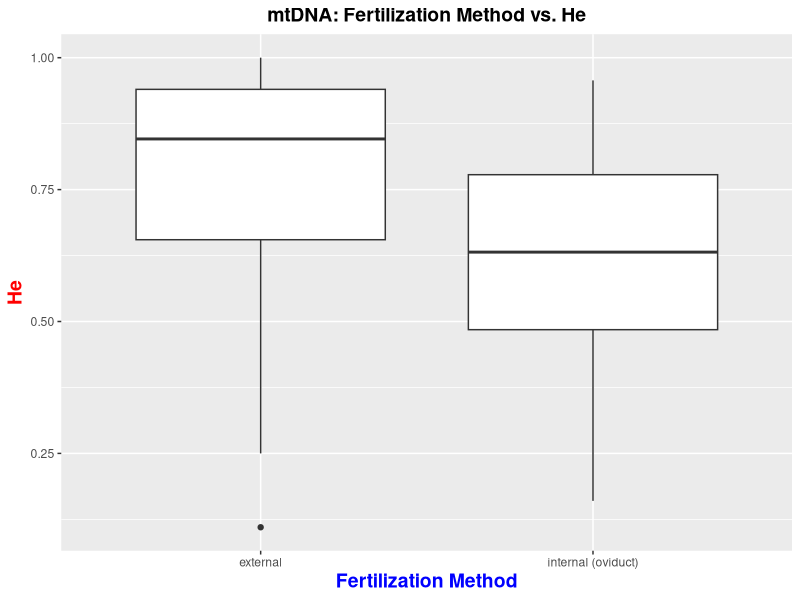
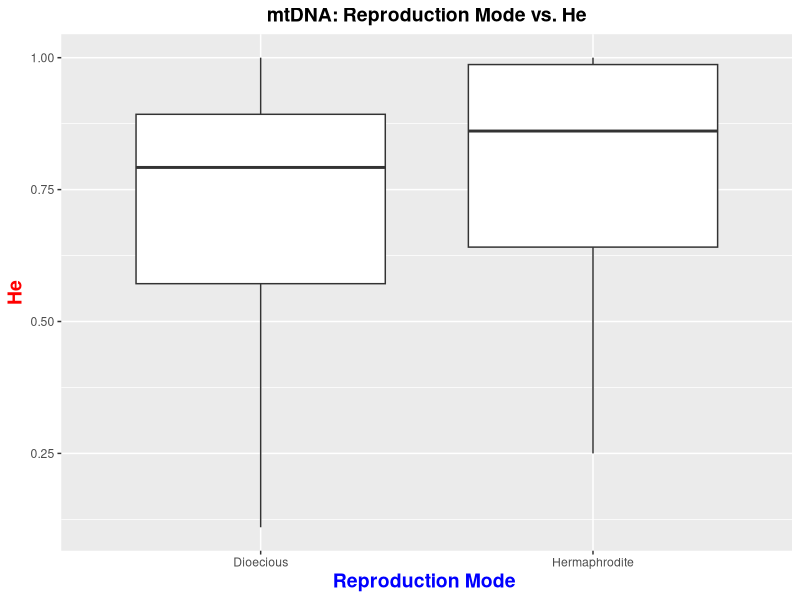
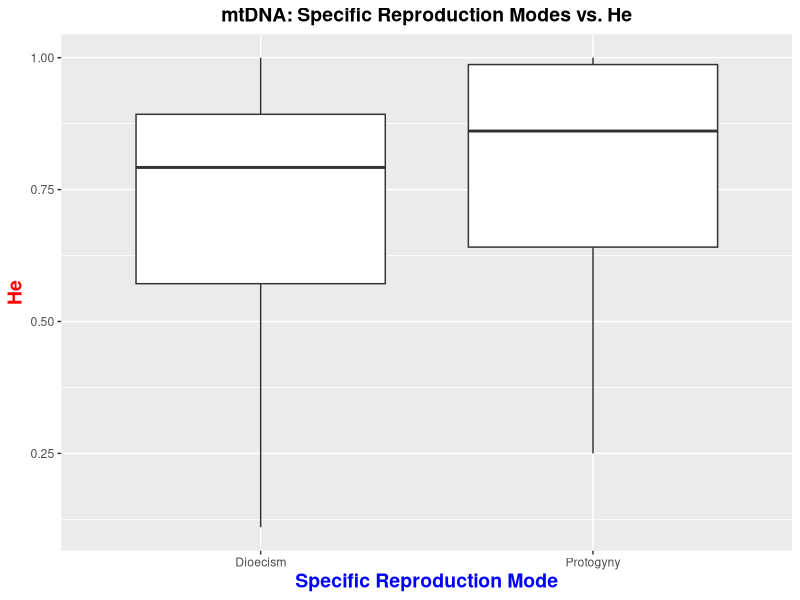
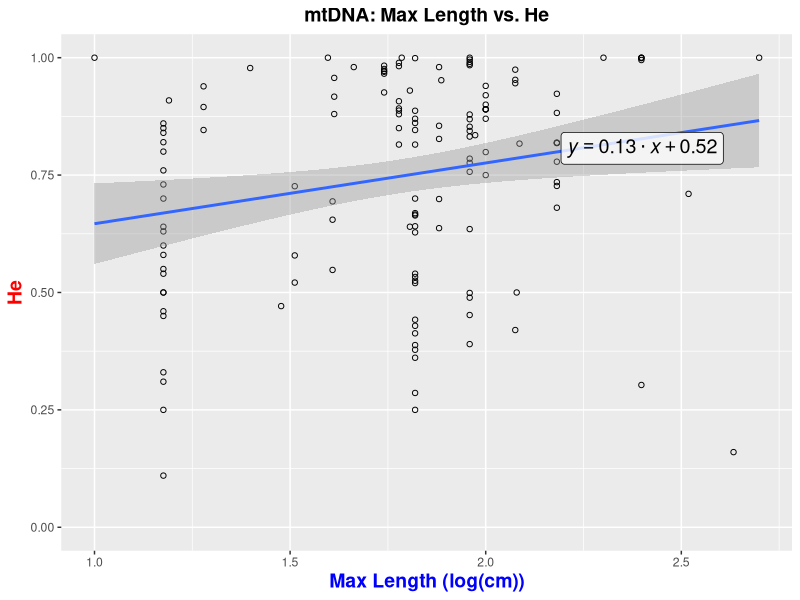
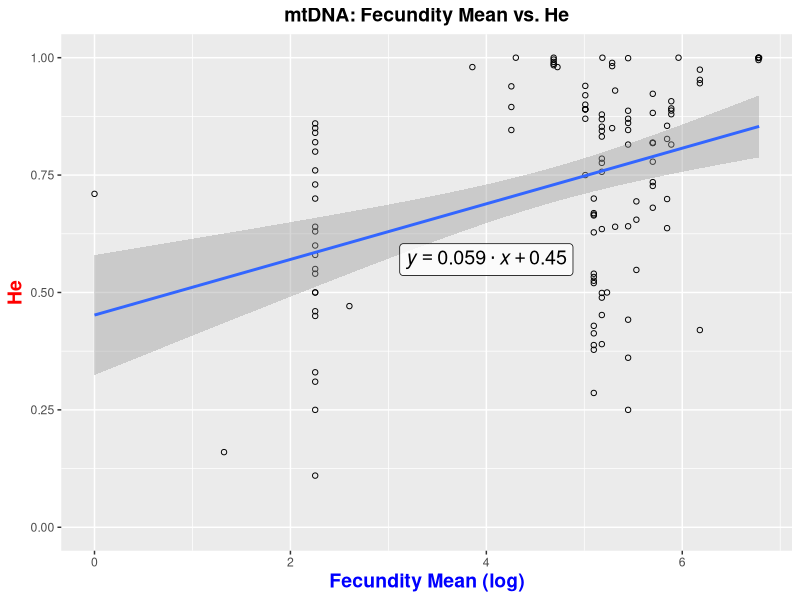
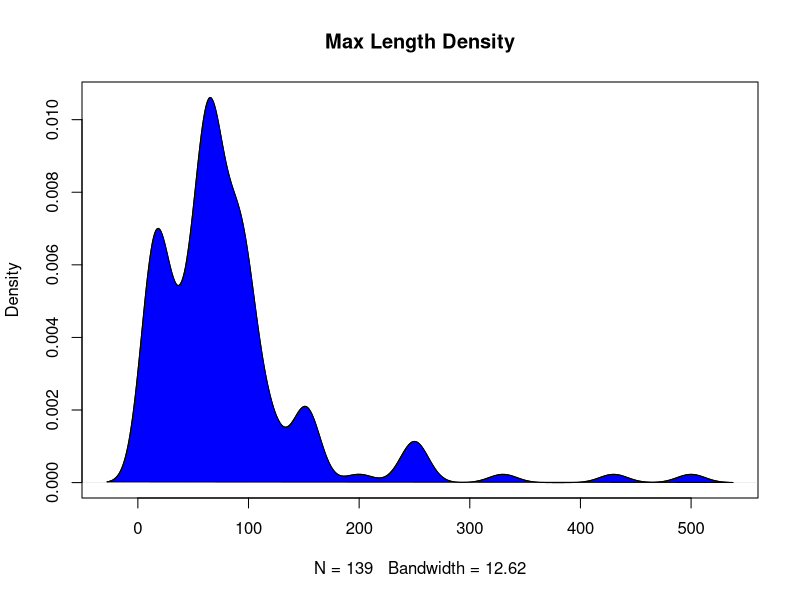
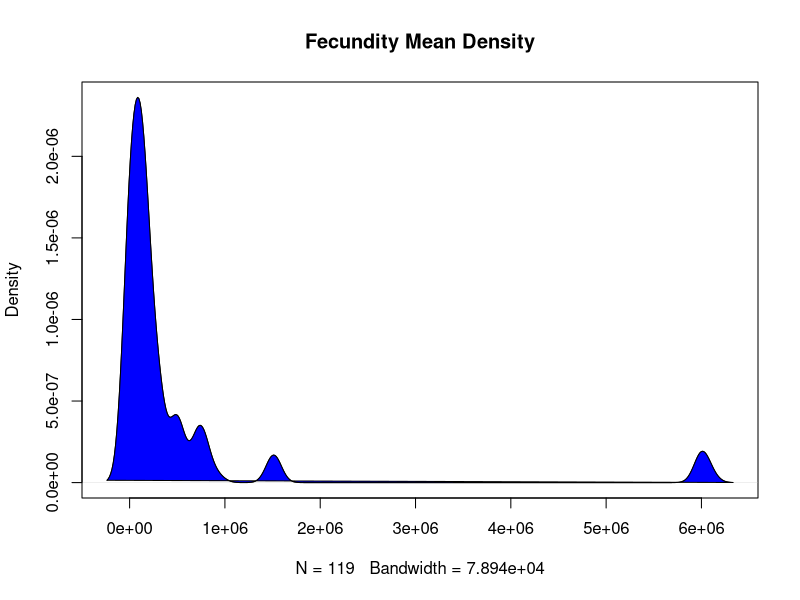
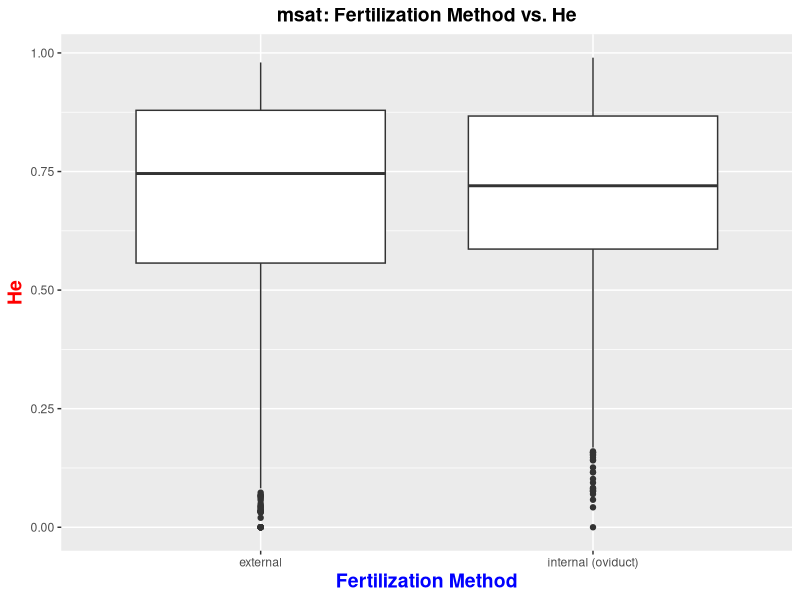

Reproduce these figures in R, in order. (Note: this script raises an error after producing the figures.)
################################################### Script for Analyzing Data  ########################################################

#analyzes mtDNA & msat datasets

##########################################################################################################################################

######### Set-up #########

#clear environment
remove(list = ls())

#load libraries
library(tidyverse)
library(dplyr)

#read in data
mtdna_data <- read.csv("mtdna_full_US_data.csv", stringsAsFactors = FALSE) #read in 
msat_data <- read.csv("msat_full_US_data.csv", stringsAsFactors = FALSE) #read in 

############### mtDNA data set ############### 

#####Box Plots: Character Data#####

#Fertilization#

mtdna_data$final_fertilization <- NA #create new column to categorize fertilization methods

mtdna_data$final_fertilization [mtdna_data$fertilization =="external"]  <- "external"
mtdna_data$final_fertilization [mtdna_data$fertilization =="internal (oviduct)"] <- "internal (oviduct)"
mtdna_data$final_fertilization [mtdna_data$fertilization =="in brood pouch or similar structure"] <- "internal (oviduct)" #convert "in brood pouch or similar structure" to internal fertilization

mtdna_final_fertilization_He_no.na <- mtdna_data[!is.na(mtdna_data$final_fertilization) & !is.na(mtdna_data$He),] #create new table that excludes NA's from columns of interest

theme_update(plot.title = element_text(hjust = 0.5), plot.subtitle = element_text(hjust = 0.5)) #centered plot title

ggplot(mtdna_final_fertilization_He_no.na) + geom_boxplot(aes(x = final_fertilization, y = He)) + #final fertilization & He box plot
  ggtitle("mtDNA: Fertilization Method vs. He") + #add plot title
  xlab("Fertilization Method") + ylab("He") + #add axis labels
  theme(                                 #specify characteristics of the plot 
    plot.title = element_text(size=14, face="bold"), 
    axis.title.x = element_text(color="blue", size=14, face="bold"),
    axis.title.y = element_text(color="red", size=14, face="bold"))

#Reproduction Mode#

#combine protandry, protogyny, and true hermaphroditism into "Hermpahrodites"

mtdna_data$final_reproductionmode <- NA #create new column to categorize reproduction mode

mtdna_data$final_reproductionmode  [mtdna_data$reproductionmode =="dioecism"]  <- "Dioecious"
mtdna_data$final_reproductionmode  [mtdna_data$reproductionmode =="protogyny"] <- "Hermaphrodite" #for protogyny, label as "Hermpahrodites"
mtdna_data$final_reproductionmode  [mtdna_data$reproductionmode =="protandry"] <- "Hermaphrodite" #for protandry, label as "Hermpahrodites"
mtdna_data$final_reproductionmode  [mtdna_data$reproductionmode =="true hermaphroditism"] <- "Hermaphrodite" #for true hermaphroditism, label as "Hermpahrodites"

mtdna_final_reproductionmode_He_no.na <- mtdna_data[!is.na(mtdna_data$final_reproductionmode ) & !is.na(mtdna_data$He),] #create new table that excludes NA's from columns of interest

ggplot(mtdna_final_reproductionmode_He_no.na ) + geom_boxplot(aes(x = final_reproductionmode , y = He)) + #final reproduction mode & He box plot
  ggtitle("mtDNA: Reproduction Mode vs. He") + #add plot title
  xlab("Reproduction Mode ") + ylab("He") + #add axis labels
  theme(                                 #specify characteristics of the plot 
    plot.title = element_text(size=14, face="bold"), 
    axis.title.x = element_text(color="blue", size=14, face="bold"),
    axis.title.y = element_text(color="red", size=14, face="bold"))

#Specific Reproduction Modes#

mtdna_data$specific.repro_mode <- NA #create new column to categorize hermaphrodite type

mtdna_data$specific.repro_mode  [mtdna_data$reproductionmode =="dioecism"]  <- "Dioecism"
mtdna_data$specific.repro_mode  [mtdna_data$reproductionmode =="protogyny"] <- "Protogyny"
mtdna_data$specific.repro_mode  [mtdna_data$reproductionmode =="protandry"] <- "Protandry"
mtdna_data$specific.repro_mode  [mtdna_data$reproductionmode =="true hermaphroditism"] <- "True Hermaphroditism"

mtdna_reproduction_type_He_no.na <- mtdna_data[!is.na(mtdna_data$specific.repro_mode ) & !is.na(mtdna_data$He),] #create new table that excludes NA's from columns of interest

ggplot(mtdna_reproduction_type_He_no.na ) + geom_boxplot(aes(x = specific.repro_mode , y = He)) + #hermaphrodite type mode & He box plot
  ggtitle("mtDNA: Specific Reproduction Modes vs. He") + #add plot title
  xlab("Specific Reproduction Mode") + ylab("He") + #add axis labels
  theme(                                 #specify characteristics of the plot 
    plot.title = element_text(size=14, face="bold"), 
    axis.title.x = element_text(color="blue", size=14, face="bold"),
    axis.title.y = element_text(color="red", size=14, face="bold"))

#####Scatter Plots: Numerical Data#####

#Max Length#

#w/ Rhincodon typus outlier
mtdna_maxlength_He_no.na <- mtdna_data[!is.na(mtdna_data$maxlength) & !is.na(mtdna_data$He),] #create new table that excludes NA's from columns of interest

mtdna_maxlength_He_no.na$logtransform.maxlength <- NA #add column to do a log transformation for max length

for (i in 1:nrow(mtdna_maxlength_He_no.na)) { #get log transformation data
  cat(paste(i, " ", sep = ''))
  mtdna_maxlength_He_no.na$logtransform.maxlength <- log10(mtdna_maxlength_He_no.na$maxlength)
}

lm_eqn = function(x, y, df){ #set up formula for regression line equation
  m <- lm(y ~ x, df);
  eq <- substitute(italic(y) == b %.% italic(x) + a,
                   list(a = format(coef(m)[[1]], digits = 2), 
                        b = format(coef(m)[[2]], digits = 2)))
  as.character(as.expression(eq));                 
}

ggplot(mtdna_maxlength_He_no.na, aes(x=logtransform.maxlength, y = He)) + #max length & He scatter plot
  geom_point(shape=1) +    # Use hollow circles
  geom_smooth(method=lm,   # Add linear regression line
              se=TRUE, formula = y ~ x) +
  ylim(0,1)+                              #create limits
  coord_cartesian(ylim = c(0, 1)) +
  ggtitle("mtDNA: Max Length vs. He") + #add plot title
  xlab("Max Length (log(cm))") + ylab("He") + #add axis labels
  theme(                                 #specify characteristics of the plot 
    plot.title = element_text(size=14, face="bold"),
    axis.title.x = element_text(color="blue", size=14, face="bold"),
    axis.title.y = element_text(color="red", size=14, face="bold"))+
  annotate(geom="label", x = 2.4, y = .807, label = lm_eqn(mtdna_maxlength_He_no.na$logtransform.maxlength, mtdna_maxlength_He_no.na$He, mtdna_maxlength_He_no.na), 
           color="black", size = 5, parse=TRUE, alpha=0.80)  #add regression line equation

#w/out Rhincodon typus outlier
#mtdna_maxlength_He_no.na_nowhaleshark <- mtdna_maxlength_He_no.na[!(mtdna_maxlength_He_no.na$spp=="Rhincodon typus"),] #exclude Rhincodon typus

#mtdna_maxlength_He_no.na_nowhaleshark$logtransform.maxlength_noRT <- NA #add column to do a log transformation for max length

#for (i in 1:nrow(mtdna_maxlength_He_no.na_nowhaleshark)) { #get log transformation data
 # cat(paste(i, " ", sep = ''))
  #mtdna_maxlength_He_no.na_nowhaleshark$logtransform.maxlength_noRT <- log10(mtdna_maxlength_He_no.na_nowhaleshark$maxlength)
#}

#ggplot(mtdna_maxlength_He_no.na_nowhaleshark, aes(x= logtransform.maxlength_noRT, y= He)) + #max length & He scatter plot
 # geom_point(shape=1) +    # Use hollow circles
  #geom_smooth(method=lm,   # Add linear regression line
   #           se=TRUE) +
 # ylim(0,1)+                              #create limits
  #coord_cartesian(ylim = c(0, 1)) +
  #ggtitle("mtDNA: Max Length vs. He", subtitle= "(no Rhincodon typus)") + #add plot title
 # xlab("Max Length (loc(cm))") + ylab("He") + #add axis labels
  #theme(                                 #specify characteristics of the plot 
  #  plot.title = element_text(size=14, face="bold"),
   # axis.title.x = element_text(color="blue", size=14, face="bold"),
  #  axis.title.y = element_text(color="red", size=14, face="bold"))+
 # annotate(geom="label", x = 1.5, y = 0.65, label = lm_eqn(mtdna_maxlength_He_no.na_nowhaleshark$logtransform.maxlength_noRT, mtdna_maxlength_He_no.na_nowhaleshark$He, mtdna_maxlength_He_no.na_nowhaleshark), 
  #         color="black", size = 5, parse=TRUE, alpha=0.80) #add regression line equation

#Fecundity Mean#
 mtdna_fecundity_He_no.na <- mtdna_data[!is.na(mtdna_data$fecundity_mean) & !is.na(mtdna_data$He),] #create new table that excludes NA's from columns of interest
 
mtdna_fecundity_He_no.na$logtransform.fecundity <- NA #add column to do a log transformation for fecundity mean

for (i in 1:nrow(mtdna_fecundity_He_no.na)) { #get log transformation data
  cat(paste(i, " ", sep = ''))
  mtdna_fecundity_He_no.na$logtransform.fecundity <- log10(mtdna_fecundity_He_no.na$fecundity_mean)
}

ggplot(mtdna_fecundity_He_no.na, aes(x= logtransform.fecundity, y= He)) + #fecundity mean & He scatter plot
  geom_point(shape=1) +    # Use hollow circles
  geom_smooth(method=lm,   # Add linear regression line
              se=TRUE) +
  ylim(0,1)+                              #create limits
  coord_cartesian(ylim = c(0, 1)) +
  ggtitle("mtDNA: Fecundity Mean vs. He") + #add plot title
  xlab("Fecundity Mean (log)") + ylab("He") + #add axis labels
  theme(                                 #specify characteristics of the plot 
    plot.title = element_text(size=14, face="bold"),
    axis.title.x = element_text(color="blue", size=14, face="bold"),
    axis.title.y = element_text(color="red", size=14, face="bold"))+
  annotate(geom="label", x = 4, y = 0.57, label = lm_eqn(mtdna_fecundity_He_no.na$logtransform.fecundity, mtdna_fecundity_He_no.na$He, mtdna_fecundity_He_no.na), 
           color="black", size = 5, parse=TRUE, alpha=0.80) #add regression line equation


#####Density Plots: Numerical Data#####

#Max Length#
plot(density(mtdna_maxlength_He_no.na$maxlength), main="Max Length Density") #create density plot for max length
polygon(density(mtdna_maxlength_He_no.na$maxlength), main="Max Length Density", col="blue") #specify characteristics of plot

#Fecundity Mean#
plot(density(mtdna_fecundity_He_no.na$fecundity_mean), main="Fecundity Mean Density") #create density plot for fecundity mean
polygon(density(mtdna_fecundity_He_no.na$fecundity_mean), main="Fecundity Mean Density", col="blue") #specify characteristics of plot

#####T-Tests: Character Data#####

#Fertilization#

external.mtdna <- mtdna_final_fertilization_He_no.na$He[mtdna_final_fertilization_He_no.na$final_fertilization=="external"] #create vector for one aspect of t-test
internal.mtdna <- mtdna_final_fertilization_He_no.na$He[mtdna_final_fertilization_He_no.na$final_fertilization=="internal (oviduct)"] #create vector

fertilization_ttest.mtdna <- t.test(external.mtdna, internal.mtdna, var.equal=TRUE) #combine created vectors & perform t-test

#Reproduction Mode#

dioecism.mtdna <- mtdna_final_reproductionmode_He_no.na$He[mtdna_final_reproductionmode_He_no.na$final_reproductionmode=="Dioecious"] #create vector for one aspect of t-test
hermaphrodite.mtdna <- mtdna_final_reproductionmode_He_no.na$He[mtdna_final_reproductionmode_He_no.na$final_reproductionmode=="Hermaphrodite"] #create vector

reproductionmode_ttest.mtdna <- t.test(dioecism.mtdna, hermaphrodite.mtdna, var.equal=TRUE) #combine created vectors & perform t-test

#Specific Reproduction Modes: ANOVA TEST#

specific.repro_modeanovamtdna <- aov(He ~ specific.repro_mode, data = mtdna_reproduction_type_He_no.na) #perform anova test

#####Wilcoxon Tests: Numerical Data#####

#Max Length#
wilcox.test( mtdna_maxlength_He_no.na[ ,'maxlength'] , mtdna_maxlength_He_no.na[ , 'He'], paired=T) #run Wilcoxon test on max length & He


#Fecundity Mean#
wilcox.test( mtdna_fecundity_He_no.na[ ,'fecundity_mean'] , mtdna_fecundity_He_no.na[ , 'He'], paired=T) #run Wilcoxon test on max length & He

#####Shapiro-Wilk Tests: Numerical Data#####

#Max Length#
shapiro.test(mtdna_maxlength_He_no.na$maxlength) #run Shapiro-Wilk test on max length & He

#Fecundity Mean#
shapiro.test(mtdna_fecundity_He_no.na$fecundity_mean) #run Shapiro-Wilk test on max length & He


####################################################################################

############### msat Data Set ############### 

#####Box Plots: Character Data#####

#Fertilization#
msat_data$final_fertilization <- NA #create new column to categorize fertilization methods

msat_data$final_fertilization [msat_data$fertilization =="external"]  <- "external"
msat_data$final_fertilization [msat_data$fertilization =="internal (oviduct)"] <- "internal (oviduct)"
msat_data$final_fertilization [msat_data$fertilization =="in brood pouch or similar structure"] <- "internal (oviduct)" #convert "in brood pouch or similar structure" to internal fertilization

msat_final_fertilization_He_no.na <- msat_data[!is.na(msat_data$final_fertilization) & !is.na(msat_data$He),] #create new table that excludes NA's from columns of interest

ggplot(msat_final_fertilization_He_no.na) + geom_boxplot(aes(x = final_fertilization, y = He)) + #final fertilization & He box plot
ggtitle("msat: Fertilization Method vs. He") + #add plot title
  xlab("Fertilization Method") + ylab("He") + #add axis labels
  theme(                                 #specifying characteristics of the plot 
    plot.title = element_text(size=14, face="bold"),
    axis.title.x = element_text(color="blue", size=14, face="bold"),
    axis.title.y = element_text(color="red", size=14, face="bold"))

#Reproduction Mode#
msat_data$final_reproductionmode <- NA #create new column to categorize reproduction mode

msat_data$final_reproductionmode  [msat_data$reproductionmode =="dioecism"]  <- "Dioecious"
msat_data$final_reproductionmode  [msat_data$reproductionmode =="protogyny"] <- "Hermaphrodite" #for protogyny, label as "Hermpahrodites"
msat_data$final_reproductionmode  [msat_data$reproductionmode =="protandry"] <- "Hermaphrodite" #for protandry, label as "Hermpahrodites"
msat_data$final_reproductionmode  [msat_data$reproductionmode =="true hermaphroditism"] <- "Hermaphrodite" #for true hermaphroditism, label as "Hermpahrodites"

msat_final_reproductionmode_He_no.na <- msat_data[!is.na(msat_data$final_reproductionmode ) & !is.na(msat_data$He),] #create new table that excludes NA's from columns of interest

ggplot(msat_final_reproductionmode_He_no.na ) + geom_boxplot(aes(x = final_reproductionmode , y = He)) + #final reproduction mode & He box plot
  ggtitle("msat: Reproduction Mode vs. He") + #add plot title
  xlab("Reproduction Mode ") + ylab("He") + #add axis labels
  theme(                                 #specifying characteristics of the plot 
    plot.title = element_text(size=14, face="bold"),
    axis.title.x = element_text(color="blue", size=14, face="bold"),
    axis.title.y = element_text(color="red", size=14, face="bold"))

#Specific Reproduction Mode#

msat_data$specific.repro_mode <- NA #create new column to categorize reproduction type

msat_data$specific.repro_mode  [msat_data$reproductionmode =="dioecism"]  <- "Dioecism"
msat_data$specific.repro_mode  [msat_data$reproductionmode =="protogyny"] <- "Protogyny"
msat_data$specific.repro_mode  [msat_data$reproductionmode =="protandry"] <- "Protandry"
msat_data$specific.repro_mode  [msat_data$reproductionmode =="true hermaphroditism"] <- "True Hermaphroditism"

msat_reproduction_type_He_no.na <- msat_data[!is.na(msat_data$specific.repro_mode ) & !is.na(msat_data$He),] #create new table that excludes NA's from columns of interest

ggplot(msat_reproduction_type_He_no.na ) + geom_boxplot(aes(x = specific.repro_mode , y = He)) + #hermaphrodite type mode & He box plot
  ggtitle("msat: Specific Reproduction Modes vs. He") + #add plot title
  xlab("Specific Reproduction Mode") + ylab("He") + #add axis labels
  theme(                                 #specify characteristics of the plot 
    plot.title = element_text(size=14, face="bold"), 
    axis.title.x = element_text(color="blue", size=14, face="bold"),
    axis.title.y = element_text(color="red", size=14, face="bold"))

#####Scatter Plots: Numerical Data#####

#Max Length#

#w/ Rhincodon typus outlier
msat_maxlength_He_no.na <- msat_data[!is.na(msat_data$maxlength) & !is.na(msat_data$He),] #create new table that excludes NA's from columns of interest

msat_maxlength_He_no.na$logtransform.maxlength <- NA #add column to do a log transformation for max length

for (i in 1:nrow(msat_maxlength_He_no.na)) { #get log transformation data
  cat(paste(i, " ", sep = ''))
  msat_maxlength_He_no.na$logtransform.maxlength <- log10(msat_maxlength_He_no.na$maxlength)
}

ggplot(msat_maxlength_He_no.na, aes(x= logtransform.maxlength, y= He)) + #max length & He scatter plot
  geom_point(shape=1) +    # Use hollow circles
  geom_smooth(method=lm,   # Add linear regression line
              se=TRUE) + 
  ylim(0,1)+                              #create limits
  coord_cartesian(ylim = c(0, 1)) +
  ggtitle("msat: Max Length vs. He") + #add plot title
   xlab("Max Length (log(cm))") + ylab("He") + #add axis labels
    theme(                                 #specifying characteristics of the plot 
      plot.title = element_text(size=14, face="bold"),
      axis.title.x = element_text(color="blue", size=14, face="bold"),
      axis.title.y = element_text(color="red", size=14, face="bold"))+
  annotate(geom = "label", x = 1.8, y = 0.83, label = lm_eqn(msat_maxlength_He_no.na$logtransform.maxlength, msat_maxlength_He_no.na$He, msat_maxlength_He_no.na), 
           color="black", size = 5, parse=TRUE, alpha = 0.8) #add regression line equation


#w/out Rhincodon typus outlier
#msat_maxlength_He_no.na_nowhaleshark <- msat_maxlength_He_no.na[!(msat_maxlength_He_no.na$spp=="Rhincodon typus"),] #exclude Rhincodon typus

#msat_maxlength_He_no.na_nowhaleshark$logtransform.maxlength_noRT <- NA #add column to do a log transformation for max length

#for (i in 1:nrow(msat_maxlength_He_no.na_nowhaleshark)) { #get log transformation data
 # cat(paste(i, " ", sep = ''))
  #msat_maxlength_He_no.na_nowhaleshark$logtransform.maxlength_noRT <- log10(msat_maxlength_He_no.na_nowhaleshark$maxlength)
#}

#ggplot(msat_maxlength_He_no.na_nowhaleshark, aes(x= logtransform.maxlength_noRT, y= He)) + #max length & He scatter plot
 # geom_point(shape=1) +    # Use hollow circles
  #geom_smooth(method=lm,   # Add linear regression line
   #           se=TRUE) +
 # ylim(0,1)+                              #create limits
  #coord_cartesian(ylim = c(0, 1)) +
  #ggtitle("msat: Max Length vs. He", subtitle= "(no Rhincodon typus)") + #add plot title
  #xlab("Max Length (log(cm))") + ylab("He") + #add axis labels
  #theme(                                 #specify characteristics of the plot 
   # plot.title = element_text(size=14, face="bold"),
    #axis.title.x = element_text(color="blue", size=14, face="bold"),
    #axis.title.y = element_text(color="red", size=14, face="bold"))+
  #annotate(geom="label", x = 1.9, y = 0.83, label = lm_eqn(msat_maxlength_He_no.na_nowhaleshark$logtransform.maxlength_noRT, msat_maxlength_He_no.na_nowhaleshark$He, msat_maxlength_He_no.na_nowhaleshark), 
           #color="black", size = 5, parse=TRUE, alpha = 0.8) #add regression line equation


#Fecundity Mean#
msat_fecundity_He_no.na <- msat_data[!is.na(msat_data$fecundity_mean) & !is.na(msat_data$He),] #create new table that excludes NA's from columns of interest

msat_fecundity_He_no.na$logtransform.fecundity <- NA #add column to do a log transformation for fecundity mean

for (i in 1:nrow(msat_fecundity_He_no.na)) { #get log transformation data
  cat(paste(i, " ", sep = ''))
  msat_fecundity_He_no.na$logtransform.fecundity <- log10(msat_fecundity_He_no.na$fecundity_mean)
}
       
ggplot(msat_fecundity_He_no.na, aes(x= logtransform.fecundity, y= He)) + #fecundity mean & He scatter plot
  geom_point(shape=1) +    # Use hollow circles
  geom_smooth(method=lm,   # Add linear regression line
    se=TRUE) +
  ylim(0,1)+                              #create limits
  coord_cartesian(ylim = c(0, 1)) +
  ggtitle("msat: Fecundity Mean vs. He") + #add plot title
  xlab("Fecundity Mean (log)") + ylab("He") + #add plot title
  theme(                                 #specifying characteristics of the plot 
    plot.title = element_text(size=14, face="bold"),
    axis.title.x = element_text(color="blue", size=14, face="bold"),
    axis.title.y = element_text(color="red", size=14, face="bold"))+
  annotate(geom="label", x = 3.5, y = 0.83, label = lm_eqn(msat_fecundity_He_no.na$logtransform.fecundity, msat_fecundity_He_no.na$He, msat_fecundity_He_no.na), 
           color="black", size = 5, parse=TRUE, alpha = 0.8) #add regression line equation

#####Density Plots: Numerical Data#####

#Max Length#
plot(density(msat_maxlength_He_no.na$maxlength), main="msat: Max Length Density") #create density plot for max length
polygon(density(msat_maxlength_He_no.na$maxlength), main="msat: Max Length Density", col="blue") #specify characteristics of plot

#Fecundity Mean#
plot(density(msat_fecundity_He_no.na$fecundity_mean), main="msat: Fecundity Mean Density") #create density plot for fecundity mean
polygon(density(msat_fecundity_He_no.na$fecundity_mean), main="msat: Fecundity Mean Density", col="blue") #specify characteristics of plot

#####T-Tests: Character Data#####

#Fertilization#

external.msat <- msat_final_fertilization_He_no.na$He[msat_final_fertilization_He_no.na$final_fertilization=="external"] #create vector for one aspect of t-test
internal.msat <- msat_final_fertilization_He_no.na$He[msat_final_fertilization_He_no.na$final_fertilization=="internal (oviduct)"] #create vector

fertilization_ttest.msat <- t.test(external.msat, internal.msat, var.equal=TRUE) #combine created vectors & perform t-test

#Reproduction Mode#

dioecism.msat <- msat_final_reproductionmode_He_no.na$He[msat_final_reproductionmode_He_no.na$final_reproductionmode=="Dioecious"] #create vector for one aspect of t-test
hermaphrodite.msat <- msat_final_reproductionmode_He_no.na$He[msat_final_reproductionmode_He_no.na$final_reproductionmode=="Hermaphrodite"] #create vector

reproductionmode_ttest.msat <- t.test(dioecism.msat, hermaphrodite.msat, var.equal=TRUE) #combine created vectors & perform t-test

#Specific Reproduction Modes: ANOVA TEST#

specific.repro_modeanovamsat <- aov(He ~ specific.repro_mode, data = msat_reproduction_type_He_no.na) #perform anova test

#####Wilcoxon Tests: Numerical Data#####

#Max Length#
wilcox.test( msat_maxlength_He_no.na[ ,'maxlength'] , msat_maxlength_He_no.na[ , 'He'], paired=T) #run Wilcoxon test on max length & He

#Fecundity Mean#
wilcox.test( msat_fecundity_He_no.na[ ,'fecundity_mean'] , msat_fecundity_He_no.na[ , 'He'], paired=T) #run Wilcoxon test on fecundity & He


#####Shapiro-Wilk Tests: Numerical Data#####

shapiro.test(msat_maxlength_He_no.na$maxlength) #run Shapiro-Wilk test on max length & He

shapiro.test(msat_fecundity_He_no.na$fecundity_mean) #run Shapiro-Wilk test on fecundity mean & He

####################################################################################

############### Comparing mtDNA and msat Data ############### 

#####Box Plots: Character Data#####

#Fertilization#

final_fertilization_all = merge(mtdna_final_fertilization_He_no.na, msat_final_fertilization_He_no.na, all=TRUE, no.dups= TRUE, all.x=TRUE, all.y=TRUE) #merge final fertilization data form mtdna and msat together

final_fertilization_all$markertype <- NA #create new column to categorize marker type

#add marker type based on file type
final_fertilization_all$markertype [final_fertilization_all$file == "mtdna101"]  <- "mtDNA"
final_fertilization_all$markertype [final_fertilization_all$file == "mtdna102"]  <- "mtDNA"
final_fertilization_all$markertype [final_fertilization_all$file == "mtdna103"]  <- "mtDNA"
final_fertilization_all$markertype [final_fertilization_all$file == "msats000"]  <- "msat" 
final_fertilization_all$markertype [final_fertilization_all$file == "msats001"]  <- "msat"
final_fertilization_all$markertype [final_fertilization_all$file == "msats002"]  <- "msat"
final_fertilization_all$markertype [final_fertilization_all$file == "msats200"]  <- "msat" 
final_fertilization_all$markertype [final_fertilization_all$file == "msats201"]  <- "msat" 
final_fertilization_all$markertype [final_fertilization_all$file == "msats100"]  <- "msat" 
final_fertilization_all$markertype [final_fertilization_all$file == "msats101"]  <- "msat" 
final_fertilization_all$markertype [final_fertilization_all$file == "msats301"]  <- "msat" 
final_fertilization_all$markertype [final_fertilization_all$file == "msats302"]  <- "msat" 
final_fertilization_all$markertype [final_fertilization_all$file == "msats303"]  <- "msat" 
final_fertilization_all$markertype [final_fertilization_all$file == "msats304"]  <- "msat" 
final_fertilization_all$markertype [final_fertilization_all$file == "msats305"]  <- "msat"
final_fertilization_all$markertype [final_fertilization_all$file ==	"ppdat"]  <- "msat" 

ggplot(final_fertilization_all) + geom_boxplot(aes(x = final_fertilization, y = He, fill=markertype)) + #final fertilization & He box plot
  ggtitle("Fertilization Method vs. He", subtitle= "msat vs. mtDNA") + #add plot title
  xlab("Fertilization Method") + ylab("He") + #add axis labels
  theme(                                 #specify characteristics of the plot 
    plot.title = element_text(size=14, face="bold"), 
    axis.title.x = element_text(color="blue", size=14, face="bold"),
    axis.title.y = element_text(color="red", size=14, face="bold"))+
  scale_fill_manual(values=c("turquoise2", "darkcyan"))
 
#Reproduction Mode#
reproductionmode_all = merge(msat_final_reproductionmode_He_no.na, mtdna_final_reproductionmode_He_no.na, all=TRUE, no.dups= TRUE, all.x=TRUE, all.y=TRUE) #merge final fertilization data form mtdna and msat together

reproductionmode_all$markertype <- NA #create new column to categorize marker type

#add marker type based on file type
reproductionmode_all$markertype [reproductionmode_all$file == "mtdna101"]  <- "mtDNA"
reproductionmode_all$markertype [reproductionmode_all$file == "mtdna102"]  <- "mtDNA"
reproductionmode_all$markertype [reproductionmode_all$file == "mtdna103"]  <- "mtDNA"
reproductionmode_all$markertype [reproductionmode_all$file == "msats000"]  <- "msat" 
reproductionmode_all$markertype [reproductionmode_all$file == "msats001"]  <- "msat"
reproductionmode_all$markertype [reproductionmode_all$file == "msats002"]  <- "msat"
reproductionmode_all$markertype [reproductionmode_all$file == "msats200"]  <- "msat" 
reproductionmode_all$markertype [reproductionmode_all$file == "msats201"]  <- "msat" 
reproductionmode_all$markertype [reproductionmode_all$file == "msats100"]  <- "msat" 
reproductionmode_all$markertype [reproductionmode_all$file == "msats101"]  <- "msat" 
reproductionmode_all$markertype [reproductionmode_all$file == "msats301"]  <- "msat" 
reproductionmode_all$markertype [reproductionmode_all$file == "msats302"]  <- "msat" 
reproductionmode_all$markertype [reproductionmode_all$file == "msats303"]  <- "msat" 
reproductionmode_all$markertype [reproductionmode_all$file == "msats304"]  <- "msat" 
reproductionmode_all$markertype [reproductionmode_all$file == "msats305"]  <- "msat"
reproductionmode_all$markertype [reproductionmode_all$file ==	"ppdat"]  <- "msat" 

ggplot(reproductionmode_all) + geom_boxplot(aes(x = final_reproductionmode, y = He, fill= markertype)) + #final fertilization & He box plot
  ggtitle("Reproduction Mode vs. He", subtitle= "msat vs. mtDNA") + #add plot title
  xlab("Reproduction Mode") + ylab("He") + #add axis labels
  theme(                                 #specify characteristics of the plot 
    plot.title = element_text(size=14, face="bold"), 
    axis.title.x = element_text(color="blue", size=14, face="bold"),
    axis.title.y = element_text(color="red", size=14, face="bold"))+
  scale_fill_manual(values=c("turquoise2", "darkcyan"))


#Specific Reproduction Mode#
specificreproductionmode_all = merge(msat_reproduction_type_He_no.na, mtdna_reproduction_type_He_no.na, all=TRUE, no.dups= TRUE, all.x=TRUE, all.y=TRUE) #merge final fertilization data form mtdna and msat together

specificreproductionmode_all$markertype <- NA #create new column to categorize marker type

#add marker type based on file type
specificreproductionmode_all$markertype [specificreproductionmode_all$file == "mtdna101"]  <- "mtDNA"
specificreproductionmode_all$markertype [specificreproductionmode_all$file == "mtdna102"]  <- "mtDNA"
specificreproductionmode_all$markertype [specificreproductionmode_all$file == "mtdna103"]  <- "mtDNA"
specificreproductionmode_all$markertype [specificreproductionmode_all$file == "msats000"]  <- "msat" 
specificreproductionmode_all$markertype [specificreproductionmode_all$file == "msats001"]  <- "msat"
specificreproductionmode_all$markertype [specificreproductionmode_all$file == "msats002"]  <- "msat"
specificreproductionmode_all$markertype [specificreproductionmode_all$file == "msats200"]  <- "msat" 
specificreproductionmode_all$markertype [specificreproductionmode_all$file == "msats201"]  <- "msat" 
specificreproductionmode_all$markertype [specificreproductionmode_all$file == "msats100"]  <- "msat" 
specificreproductionmode_all$markertype [specificreproductionmode_all$file == "msats101"]  <- "msat" 
specificreproductionmode_all$markertype [specificreproductionmode_all$file == "msats301"]  <- "msat" 
specificreproductionmode_all$markertype [specificreproductionmode_all$file == "msats302"]  <- "msat" 
specificreproductionmode_all$markertype [specificreproductionmode_all$file == "msats303"]  <- "msat" 
specificreproductionmode_all$markertype [specificreproductionmode_all$file == "msats304"]  <- "msat" 
specificreproductionmode_all$markertype [specificreproductionmode_all$file == "msats305"]  <- "msat"
specificreproductionmode_all$markertype [specificreproductionmode_all$file ==	"ppdat"]  <- "msat" 

ggplot(specificreproductionmode_all) + geom_boxplot(aes(x = specific.repro_mode, y = He, fill=markertype)) + #final fertilization & He box plot
  ggtitle("Specific Reproduction Modes vs. He", subtitle= "msat vs. mtDNA") + #add plot title
  xlab("Specific Reproduction Mode") + ylab("He") + #add axis labels
  theme(                                 #specify characteristics of the plot 
    plot.title = element_text(size=14, face="bold"), 
    axis.title.x = element_text(color="blue", size=14, face="bold"),
    axis.title.y = element_text(color="red", size=14, face="bold"))+
  scale_fill_manual(values=c("turquoise2", "darkcyan")) + 
  scale_x_discrete(labels = function(x) stringr::str_wrap(x, width = 5))


#####Scatter Plots: Numerical Data#####

#Max Length#

#w/ Rhincodon typus outlier
final_maxlength_all = merge(mtdna_maxlength_He_no.na, msat_maxlength_He_no.na, all=TRUE, no.dups= TRUE, all.x=TRUE, all.y=TRUE) #merge final fertilization data form mtdna and msat together

final_maxlength_all$markertype <- NA #create new column to categorize marker type

#add marker type based on file type
final_maxlength_all$markertype [final_maxlength_all$file == "mtdna101"]  <- "mtDNA"
final_maxlength_all$markertype [final_maxlength_all$file == "mtdna102"]  <- "mtDNA"
final_maxlength_all$markertype [final_maxlength_all$file == "mtdna103"]  <- "mtDNA"
final_maxlength_all$markertype [final_maxlength_all$file == "msats000"]  <- "msat" 
final_maxlength_all$markertype [final_maxlength_all$file == "msats001"]  <- "msat"
final_maxlength_all$markertype [final_maxlength_all$file == "msats002"]  <- "msat"
final_maxlength_all$markertype [final_maxlength_all$file == "msats200"]  <- "msat" 
final_maxlength_all$markertype [final_maxlength_all$file == "msats201"]  <- "msat" 
final_maxlength_all$markertype [final_maxlength_all$file == "msats100"]  <- "msat" 
final_maxlength_all$markertype [final_maxlength_all$file == "msats101"]  <- "msat" 
final_maxlength_all$markertype [final_maxlength_all$file == "msats301"]  <- "msat" 
final_maxlength_all$markertype [final_maxlength_all$file == "msats302"]  <- "msat" 
final_maxlength_all$markertype [final_maxlength_all$file == "msats303"]  <- "msat" 
final_maxlength_all$markertype [final_maxlength_all$file == "msats304"]  <- "msat" 
final_maxlength_all$markertype [final_maxlength_all$file == "msats305"]  <- "msat"
final_maxlength_all$markertype [final_maxlength_all$file ==	"ppdat"]  <- "msat" 

ggplot(final_maxlength_all, aes(x=logtransform.maxlength, y=He, col=markertype, shape=markertype)) + #max length & He scatter plot
  geom_point(aes(shape=markertype, fill=NULL)) +    # Use hollow circles
  geom_smooth(method=lm,   # Add linear regression line
             se=TRUE, color = "black", size = 1.5, fill = NA) + 
  geom_smooth(method=lm,   # Add linear regression line
              se=TRUE, size = 1.1, fill = NA) +
  ylim(0,1)+                              #create limits
  coord_cartesian(ylim = c(0, 1)) +
  ggtitle("Max Length vs. He", subtitle = "msat vs. mtDNA") + #add plot title
  xlab("Max Length (log(cm))") + ylab("He") + #add axis labels
  theme(                                 #specifying characteristics of the plot 
    plot.title = element_text(size=14, face="bold"),
    axis.title.x = element_text(color="blue", size=14, face="bold"),
    axis.title.y = element_text(color="red", size=14, face="bold"))+
  annotate(geom="label", x = 1.5, y = 0.55, label = lm_eqn(msat_maxlength_He_no.na$logtransform.maxlength, msat_maxlength_He_no.na$He, msat_maxlength_He_no.na), 
           color="skyblue3", size = 5, parse=TRUE, alpha=0.8) + #add regression line equation
  annotate(geom="label", x = 2, y = 0.91, label = lm_eqn(mtdna_maxlength_He_no.na$logtransform.maxlength, mtdna_maxlength_He_no.na$He, mtdna_maxlength_He_no.na), 
           color="blue", size = 5, parse=TRUE, alpha = 0.8) + #add regression line equation
  scale_colour_manual(values=c("skyblue2","blue")) +
  scale_shape(solid = FALSE)

#w/out Rhincodon typus outlier
#final_maxlength.nowhaleshark_all = merge(msat_maxlength_He_no.na_nowhaleshark, mtdna_maxlength_He_no.na_nowhaleshark, all=TRUE, no.dups= TRUE, all.x=TRUE, all.y=TRUE) #merge final fertilization data form mtdna and msat together

#final_maxlength.nowhaleshark_all$markertype <- NA #create new column to categorize marker type

#add marker type based on file type
#final_maxlength.nowhaleshark_all$markertype [final_maxlength.nowhaleshark_all$file == "mtdna101"]  <- "mtDNA"
#final_maxlength.nowhaleshark_all$markertype [final_maxlength.nowhaleshark_all$file == "mtdna102"]  <- "mtDNA"
#final_maxlength.nowhaleshark_all$markertype [final_maxlength.nowhaleshark_all$file == "mtdna103"]  <- "mtDNA"
#final_maxlength.nowhaleshark_all$markertype [final_maxlength.nowhaleshark_all$file == "msats000"]  <- "msat" 
#final_maxlength.nowhaleshark_all$markertype [final_maxlength.nowhaleshark_all$file == "msats001"]  <- "msat"
#final_maxlength.nowhaleshark_all$markertype [final_maxlength.nowhaleshark_all$file == "msats002"]  <- "msat"
#final_maxlength.nowhaleshark_all$markertype [final_maxlength.nowhaleshark_all$file == "msats200"]  <- "msat" 
#final_maxlength.nowhaleshark_all$markertype [final_maxlength.nowhaleshark_all$file == "msats201"]  <- "msat" 
#final_maxlength.nowhaleshark_all$markertype [final_maxlength.nowhaleshark_all$file == "msats100"]  <- "msat" 
#final_maxlength.nowhaleshark_all$markertype [final_maxlength.nowhaleshark_all$file == "msats101"]  <- "msat" 
#final_maxlength.nowhaleshark_all$markertype [final_maxlength.nowhaleshark_all$file == "msats301"]  <- "msat" 
#final_maxlength.nowhaleshark_all$markertype [final_maxlength.nowhaleshark_all$file == "msats302"]  <- "msat" 
#final_maxlength.nowhaleshark_all$markertype [final_maxlength.nowhaleshark_all$file == "msats303"]  <- "msat" 
#final_maxlength.nowhaleshark_all$markertype [final_maxlength.nowhaleshark_all$file == "msats304"]  <- "msat" 
#final_maxlength.nowhaleshark_all$markertype [final_maxlength.nowhaleshark_all$file == "msats305"]  <- "msat"
#final_maxlength.nowhaleshark_all$markertype [final_maxlength.nowhaleshark_all$file ==	"ppdat"]  <- "msat" 

#ggplot(final_maxlength.nowhaleshark_all, aes(x=logtransform.maxlength_noRT, y=He, col=markertype, shape=markertype)) + #max length w/out Rhincodon typus & He scatter plot
 # geom_point(aes(shape=markertype, fill=NULL)) +    # Use hollow circles
 # geom_smooth(method=lm,   # Add linear regression line
     #         se=TRUE, color = "black", size = 1.5, fill = NA) + 
  #geom_smooth(method=lm,   # Add linear regression line
  #            se=TRUE, size = 1.1, fill = NA) +
  #ylim(0,1)+                              #create limits
  #coord_cartesian(ylim = c(0, 1)) +
 # ggtitle("Max Length vs. He", subtitle = "(no Rhincodon typus) msat vs. mtDNA") + #add plot title
 # xlab("Max Length (log(cm))") + ylab("He") + #add axis labels
 # theme(                                 #specifying characteristics of the plot 
  #  plot.title = element_text(size=14, face="bold"),
   # axis.title.x = element_text(color="blue", size=14, face="bold"),
   # axis.title.y = element_text(color="red", size=14, face="bold"))+
  #annotate(geom="label", x = 1.4, y = 0.62, label = lm_eqn(msat_maxlength_He_no.na_nowhaleshark$logtransform.maxlength, msat_maxlength_He_no.na_nowhaleshark$He, msat_maxlength_He_no.na_nowhaleshark), 
   #        color="skyblue2", size = 5, parse=TRUE, alpha=0.8) + #add regression line equation
  #annotate(geom="label", x = 2, y = 0.90, label = lm_eqn(mtdna_maxlength_He_no.na_nowhaleshark$logtransform.maxlength, mtdna_maxlength_He_no.na_nowhaleshark$He, mtdna_maxlength_He_no.na_nowhaleshark), 
  #         color="blue", size = 5, parse=TRUE, alpha=0.8) + #add regression line equation
  #scale_color_manual(values=c("skyblue2","blue")) +
  #scale_shape(solid = FALSE)

#Fecundity Mean#

final_fecunditymean_all = merge(msat_fecundity_He_no.na, mtdna_fecundity_He_no.na, all=TRUE, no.dups= TRUE, all.x=TRUE, all.y=TRUE) #merge final fertilization data form mtdna and msat together

final_fecunditymean_all$markertype <- NA #create new column to categorize marker type

#add marker type based on file type
final_fecunditymean_all$markertype [final_fecunditymean_all$file == "mtdna101"]  <- "mtDNA"
final_fecunditymean_all$markertype [final_fecunditymean_all$file == "mtdna102"]  <- "mtDNA"
final_fecunditymean_all$markertype [final_fecunditymean_all$file == "mtdna103"]  <- "mtDNA"
final_fecunditymean_all$markertype [final_fecunditymean_all$file == "msats000"]  <- "msat" 
final_fecunditymean_all$markertype [final_fecunditymean_all$file == "msats001"]  <- "msat"
final_fecunditymean_all$markertype [final_fecunditymean_all$file == "msats002"]  <- "msat"
final_fecunditymean_all$markertype [final_fecunditymean_all$file == "msats200"]  <- "msat" 
final_fecunditymean_all$markertype [final_fecunditymean_all$file == "msats201"]  <- "msat" 
final_fecunditymean_all$markertype [final_fecunditymean_all$file == "msats100"]  <- "msat" 
final_fecunditymean_all$markertype [final_fecunditymean_all$file == "msats101"]  <- "msat" 
final_fecunditymean_all$markertype [final_fecunditymean_all$file == "msats301"]  <- "msat" 
final_fecunditymean_all$markertype [final_fecunditymean_all$file == "msats302"]  <- "msat" 
final_fecunditymean_all$markertype [final_fecunditymean_all$file == "msats303"]  <- "msat" 
final_fecunditymean_all$markertype [final_fecunditymean_all$file == "msats304"]  <- "msat" 
final_fecunditymean_all$markertype [final_fecunditymean_all$file == "msats305"]  <- "msat"
final_fecunditymean_all$markertype [final_fecunditymean_all$file ==	"ppdat"]  <- "msat" 

ggplot(final_fecunditymean_all, aes(x=logtransform.fecundity, y=He, col=markertype, shape=markertype)) + #fecundity mean & He scatter plot
  geom_point(aes(shape=markertype, fill=NULL)) +    # Use hollow circles
  geom_smooth(method=lm,   # Add linear regression line
              se=TRUE, color = "black", size = 1.5, fill = NA) + 
  geom_smooth(method=lm,   # Add linear regression line
              se=TRUE, size = 1.1, fill = NA) +
  ylim(0,1)+                              #create limits
  coord_cartesian(ylim = c(0, 1)) +
  ggtitle("Fecundity Mean vs. He", subtitle = "msat vs. mtDNA") + #add plot title
  xlab("Fecundity Mean (log)") + ylab("He") + #add axis labels
  theme(                                 #specifying characteristics of the plot 
    plot.title = element_text(size=14, face="bold"),
    axis.title.x = element_text(color="blue", size=14, face="bold"),
    axis.title.y = element_text(color="red", size=14, face="bold"))+
  annotate(geom="label", x = 2.8, y = 0.9, label = lm_eqn(msat_fecundity_He_no.na$logtransform.fecundity, msat_fecundity_He_no.na$He, msat_fecundity_He_no.na), 
           color="skyblue2", size = 5, parse=TRUE, alpha=0.8) + #add regression line equation
  annotate(geom="label", x = 3.4, y = 0.5, label = lm_eqn(mtdna_fecundity_He_no.na$logtransform.fecundity, mtdna_fecundity_He_no.na$He, mtdna_fecundity_He_no.na), 
           color="blue", size = 5, parse=TRUE, alpha=0.8) + #add regression line equation
  scale_color_manual(values=c("skyblue2","blue")) +
  scale_shape(solid = FALSE)


#####Anova Test: Combined Marker Character Data#####

#Fertilization#

fertilizationanova.all <- aov(He ~ final_fertilization * markertype, data = final_fertilization_all) #perform anova test for combined data
TukeyHSD(fertilizationanova.all) #perform TukeyHSD to see full table of results

#Reproduction Mode#

reproductionmodeanova.all <- aov(He ~ final_reproductionmode * markertype, data = reproductionmode_all) #perform anova test for combined data
TukeyHSD(reproductionmodeanova.all) #perform TukeyHSD to see full table of results

#Specific Reproduction Modes: ANOVA#

specific.repro_modeanova.all <- aov(He ~ specific.repro_mode * markertype, data = specificreproductionmode_all) #perform anova test for combined data
TukeyHSD(specific.repro_modeanova.all) #perform TukeyHSD to see full table of results

####################################################################################

############### mtDNA: Statistical Models ############### 

#####Numerical Data#####

#Max Length#

#w/ Rhincodon typus

mtdna_maxlength_He_no.na$success <- round(mtdna_maxlength_He_no.na$He*mtdna_maxlength_He_no.na$n) #create column of successes
mtdna_maxlength_He_no.na$failure <- round((1-mtdna_maxlength_He_no.na$He)*mtdna_maxlength_He_no.na$n) #create column of failures

ggplot(mtdna_maxlength_He_no.na, aes(x=maxlength, y=He)) + #max length vs. He scatter plot with statistical model
  geom_point(shape=1) +
  stat_smooth(method="glm",  method.args = list(family = "binomial"), formula= cbind(mtdna_maxlength_He_no.na$success, mtdna_maxlength_He_no.na$failure)~x) + #add generalized liner model line
  ggtitle("mtDNA:Max Length vs. He") + #add plot title
  xlab("Max Length (cm)") + ylab("He") + #add axis labels
  ylim(0,1)+                              #create limits
  theme(                                 #specify characteristics of the plot 
    plot.title = element_text(size=14, face="bold"),
    axis.title.x = element_text(color="blue", size=14, face="bold"),
    axis.title.y = element_text(color="red", size=14, face="bold"))

#w/out Rhincodon typus

mtdna_maxlength_He_no.na_nowhaleshark$success <- round(mtdna_maxlength_He_no.na_nowhaleshark$He*mtdna_maxlength_He_no.na_nowhaleshark$n) #create column of successes
mtdna_maxlength_He_no.na_nowhaleshark$failure <- round((1-mtdna_maxlength_He_no.na_nowhaleshark$He)*mtdna_maxlength_He_no.na_nowhaleshark$n) #create column of failures

ggplot(mtdna_maxlength_He_no.na_nowhaleshark, aes(x=maxlength, y=He)) + #max length w/out Rhincodon tyous vs. He scatter plot with statistical model
  geom_point(shape=1) +
  stat_smooth(method="glm",  method.args = list(family = "binomial"), formula= cbind(mtdna_maxlength_He_no.na_nowhaleshark$success, mtdna_maxlength_He_no.na_nowhaleshark$failure)~x) + #add generalized liner model line
  ggtitle("mtDNA: Max Length vs. He", subtitle= "(no Rhincodon typus)") + #add plot  title
  xlab("Max Length (cm)") + ylab("He") + #add axis labels
  ylim(0,1)+                              #create limits
  theme(                                 #specify characteristics of the plot 
    plot.title = element_text(size=14, face="bold"),
    axis.title.x = element_text(color="blue", size=14, face="bold"),
    axis.title.y = element_text(color="red", size=14, face="bold"))

#Fecundity Mean#

mtdna_fecundity_He_no.na$success <- round(mtdna_fecundity_He_no.na$He*mtdna_fecundity_He_no.na$n) #create column of successes
mtdna_fecundity_He_no.na$failure <- round((1-mtdna_fecundity_He_no.na$He)*mtdna_fecundity_He_no.na$n) #create column of failures

ggplot(mtdna_fecundity_He_no.na, aes(x=fecundity_mean, y=He)) + #fecundity mean vs. He scatter plot with statistical model
  geom_point(shape=1) +
  stat_smooth(method="glm",  method.args = list(family = "binomial"), formula= cbind(mtdna_fecundity_He_no.na$success, mtdna_fecundity_He_no.na$failure)~x) + #add generalized liner model line
  ggtitle("mtDNA: Fecundity Mean vs. He") + #add plot title
  xlab("Fecundity Mean") + ylab("He") + #add axis labels
  ylim(0,1)+                              #create limits
  theme(                                 #specify characteristics of the plot 
    plot.title = element_text(size=14, face="bold"),
    axis.title.x = element_text(color="blue", size=14, face="bold"),
    axis.title.y = element_text(color="red", size=14, face="bold"))

############### msat: Statistical Models ############### 

#####Numerical Data#####

#Max Length#

#w/ Rhincodon typus

msat_maxlength_He_no.nan <- msat_maxlength_He_no.na[!is.na(msat_maxlength_He_no.na$n),] #exclude NA
msat_maxlength_He_no.nan <- msat_maxlength_He_no.nan[!(msat_maxlength_He_no.nan$n=="25-32"),]  #exclude n=25-32

msat_maxlength_He_no.nan$success <- round(as.numeric(msat_maxlength_He_no.nan$He)*(as.numeric(msat_maxlength_He_no.nan$n))) #create column of successes
msat_maxlength_He_no.nan$failure <- round(as.numeric((1-msat_maxlength_He_no.nan$He)*(as.numeric(msat_maxlength_He_no.nan$n)))) #create column of failures

ggplot(msat_maxlength_He_no.nan, aes(x=maxlength, y=He)) + #max length vs. He scatter plot with statistical model
  geom_point(shape=1) +
  stat_smooth(method="glm",  method.args = list(family = "binomial"), formula= cbind(msat_maxlength_He_no.nan$success, msat_maxlength_He_no.nan$failure)~x) + #add generalized liner model line
  ggtitle("msat: Max Length vs. He") + #add plot title
  xlab("Max Length (cm)") + ylab("He") + #add axis labels
  ylim(0,1)+                             #create limits
  theme(                                 #specify characteristics of the plot 
    plot.title = element_text(size=14, face="bold"),
    axis.title.x = element_text(color="blue", size=14, face="bold"),
    axis.title.y = element_text(color="red", size=14, face="bold"))

#w/out Rhincodon typus
msat_maxlength_He_no.na_nowhalesharkn <- msat_maxlength_He_no.na_nowhaleshark[!is.na(msat_maxlength_He_no.na_nowhaleshark$n),] #exclude NA
msat_maxlength_He_no.na_nowhalesharkn <- msat_maxlength_He_no.na_nowhalesharkn[!(msat_maxlength_He_no.na_nowhalesharkn$n=="25-32"),] #exclude n=25-32

msat_maxlength_He_no.na_nowhalesharkn$success <- round(as.numeric(msat_maxlength_He_no.na_nowhalesharkn$He)*(as.numeric(msat_maxlength_He_no.na_nowhalesharkn$n))) #create column of successes
msat_maxlength_He_no.na_nowhalesharkn$failure <- round(as.numeric(1-msat_maxlength_He_no.na_nowhalesharkn$He)*(as.numeric(msat_maxlength_He_no.na_nowhalesharkn$n))) #create column of failures

ggplot(msat_maxlength_He_no.na_nowhalesharkn, aes(x=maxlength, y=He)) + #max length w/out Rhincodon typus vs. He scatter plot with statistical model
  geom_point(shape=1) +
  stat_smooth(method="glm",  method.args = list(family = "binomial"), formula= cbind(msat_maxlength_He_no.na_nowhalesharkn$success, msat_maxlength_He_no.na_nowhalesharkn$failure)~x) + #add generalized liner model line
  ggtitle("msat: Max Length vs. He", subtitle= "(no Rhincodon typus)") + #add plot title
  xlab("Max Length (cm)") + ylab("He") + #add axis labels
  ylim(0,1)+                              #create limits
  theme(                                 #specify characteristics of the plot 
    plot.title = element_text(size=14, face="bold"),
    axis.title.x = element_text(color="blue", size=14, face="bold"),
    axis.title.y = element_text(color="red", size=14, face="bold"))

#Fecundity Mean#

msat_fecundity_He_no.nan <- msat_fecundity_He_no.na[!is.na(msat_fecundity_He_no.na$n),] #exclude NA 
msat_fecundity_He_no.nan <- msat_fecundity_He_no.nan[!(msat_fecundity_He_no.nan$n=="25-32"),] #exclude n=25-32

msat_fecundity_He_no.nan$success <- round(as.numeric(msat_fecundity_He_no.nan$He)*(as.numeric(msat_fecundity_He_no.nan$n))) #create column of successes
msat_fecundity_He_no.nan$failure <- round(as.numeric(1-msat_fecundity_He_no.nan$He)*(as.numeric(msat_fecundity_He_no.nan$n))) #create column of failures

ggplot(msat_fecundity_He_no.nan , aes(x=fecundity_mean, y=He)) + #fecundity mean vs. He scatter plot with statistical model
  geom_point(shape=1) +
  stat_smooth(method="glm",  method.args = list(family = "binomial"), formula= cbind(msat_fecundity_He_no.nan$success, msat_fecundity_He_no.nan$failure)~x) + #add generalized liner model line
  ggtitle("msat: Fecundity Mean vs. He") + #add plot title
  xlab("Fecundity Mean") + ylab("He") + #add axis labels
  ylim(0,1)+                              #create limits
  theme(                                 #specify characteristics of the plot 
    plot.title = element_text(size=14, face="bold"),
    axis.title.x = element_text(color="blue", size=14, face="bold"),
    axis.title.y = element_text(color="red", size=14, face="bold"))

############### Combined Statistical Models ############### 

#Max Length#

#w/ Rhincodon typus

final_maxlength_alln <- final_maxlength_all[!is.na(final_maxlength_all$n),] #exclude NA 
final_maxlength_alln <- final_maxlength_alln[!(final_maxlength_alln$n=="25-32"),] #exclude n=25-32

final_maxlength_alln$success <- round(as.numeric(final_maxlength_alln$He)*(as.numeric(final_maxlength_alln$n))) #create column of successes
final_maxlength_alln$failure <- round(as.numeric(1-final_maxlength_alln$He)*(as.numeric(final_maxlength_alln$n))) #create column of failures

ggplot(final_maxlength_alln, aes(x=maxlength, y=He, col=markertype, shape=markertype)) + #max length & He scatter plot
  geom_point(aes(shape=markertype, fill=NULL)) +    # Use hollow circles
  geom_smooth(data= msat_maxlength_He_no.nan, aes(x=maxlength, y=He), method="glm",  method.args = list(family = "binomial"), 
              formula= cbind(msat_maxlength_He_no.nan$success, msat_maxlength_He_no.nan$failure)~x, inherit.aes = FALSE,   #Add linear regression line outline
              se=TRUE, color = "black", size = 2, fill = NA) + 
  stat_smooth(data= msat_maxlength_He_no.nan, aes(x=maxlength, y=He), method="glm",  method.args = list(family = "binomial"), #Add linear regression line
              formula= cbind(msat_maxlength_He_no.nan$success, msat_maxlength_He_no.nan$failure)~x, inherit.aes = FALSE, color= "skyblue2") +
  geom_smooth(data= mtdna_maxlength_He_no.na, aes(x=maxlength, y=He), method="glm",  method.args = list(family = "binomial"), 
              formula= cbind(mtdna_maxlength_He_no.na$success, mtdna_maxlength_He_no.na$failure)~x, inherit.aes=FALSE,  #Add linear regression line outline
              se=TRUE, color = "black", size = 2, fill = NA) + 
  stat_smooth(data= mtdna_maxlength_He_no.na, aes(x=maxlength, y=He), method="glm",  method.args = list(family = "binomial"), #Add linear regression line
              formula= cbind(mtdna_maxlength_He_no.na$success, mtdna_maxlength_He_no.na$failure)~x, inherit.aes=FALSE, color= "blue") +
  ylim(0,1)+                              #create limits
  coord_cartesian(ylim = c(0, 1)) +
  ggtitle("Max Length vs. He", subtitle = "(w/ Rhincodon typus) msat vs. mtDNA") + #add plot title
  xlab("Max Length (cm)") + ylab("He") + #add axis labels
  theme(                                 #specifying characteristics of the plot 
    plot.title = element_text(size=14, face="bold"),
    axis.title.x = element_text(color="blue", size=14, face="bold"),
    axis.title.y = element_text(color="red", size=14, face="bold"))+
  scale_colour_manual(values=c("skyblue2","blue")) +
  scale_shape(solid = FALSE) 

#w/out Rhincodon typus

#final_maxlength.nowhaleshark_alln <- final_maxlength.nowhaleshark_all[!is.na(final_maxlength.nowhaleshark_all$n),] #exclude NA 
#final_maxlength.nowhaleshark_alln <- final_maxlength.nowhaleshark_alln[!(final_maxlength.nowhaleshark_alln$n=="25-32"),] #exclude n=25-32

#final_maxlength.nowhaleshark_alln$success <- round(as.numeric(final_maxlength.nowhaleshark_alln$He)*(as.numeric(final_maxlength.nowhaleshark_alln$n))) #create column of successes
#final_maxlength.nowhaleshark_alln$failure <- round(as.numeric(1-final_maxlength.nowhaleshark_alln$He)*(as.numeric(final_maxlength.nowhaleshark_alln$n))) #create column of failures

#ggplot(final_maxlength.nowhaleshark_alln, aes(x=maxlength, y=He, col=markertype, shape=markertype)) + #max length w/out Rhincodon typus & He scatter plot
 # geom_point(aes(shape=markertype, fill=NULL)) +    # Use hollow circles
  #geom_smooth(data= msat_maxlength_He_no.nan, aes(x=maxlength, y=He), method="glm",  method.args = list(family = "binomial"), 
   #           formula= cbind(msat_maxlength_He_no.nan$success, msat_maxlength_He_no.nan$failure)~x, inherit.aes = FALSE,   #Add linear regression line outline from data including Rhincodon Typus
    #          se=TRUE, color = "black", size = 2, fill = NA) + 
 # stat_smooth(data= msat_maxlength_He_no.nan, aes(x=maxlength, y=He), method="glm",  method.args = list(family = "binomial"), #Add linear regression line from data including Rhincodon Typus
  #            formula= cbind(msat_maxlength_He_no.nan$success, msat_maxlength_He_no.nan$failure)~x, inherit.aes = FALSE, color= "skyblue2") +
 # geom_smooth(data= mtdna_maxlength_He_no.na, aes(x=maxlength, y=He), method="glm",  method.args = list(family = "binomial"), 
  #            formula= cbind(mtdna_maxlength_He_no.na$success, mtdna_maxlength_He_no.na$failure)~x, inherit.aes=FALSE,  #Add linear regression line outline from data including Rhincodon Typus
   #           se=TRUE, color = "black", size = 2, fill = NA) + 
  #stat_smooth(data= mtdna_maxlength_He_no.na, aes(x=maxlength, y=He), method="glm",  method.args = list(family = "binomial"), #Add linear regression line from data including Rhincodon Typus
   #           formula= cbind(mtdna_maxlength_He_no.na$success, mtdna_maxlength_He_no.na$failure)~x, inherit.aes=FALSE, color= "blue") +
  ###Following code below include glm line for data not including Rhincodon typus; include if needed###
  #geom_smooth(data= msat_maxlength_He_no.na_nowhalesharkn, aes(x=maxlength, y=He), method="glm",  method.args = list(family = "binomial"), 
   #           formula= cbind(msat_maxlength_He_no.na_nowhalesharkn$success, msat_maxlength_He_no.na_nowhalesharkn$failure)~x, inherit.aes = FALSE,   #Add linear regression line outline
    #          se=TRUE, color = "black", size = 2, fill = NA) + 
  #stat_smooth(data= msat_maxlength_He_no.na_nowhalesharkn, aes(x=maxlength, y=He), method="glm",  method.args = list(family = "binomial"), #Add linear regression line
   #           formula= cbind(msat_maxlength_He_no.na_nowhalesharkn$success, msat_maxlength_He_no.na_nowhalesharkn$failure)~x, inherit.aes = FALSE, color= "skyblue2") +
  #geom_smooth(data= mtdna_maxlength_He_no.na_nowhaleshark, aes(x=maxlength, y=He), method="glm",  method.args = list(family = "binomial"), 
   #           formula= cbind(mtdna_maxlength_He_no.na_nowhaleshark$success, mtdna_maxlength_He_no.na_nowhaleshark$failure)~x, inherit.aes=FALSE,  #Add linear regression line outline
    #          se=TRUE, color = "black", size = 2, fill = NA) + 
  #stat_smooth(data= mtdna_maxlength_He_no.na_nowhaleshark, aes(x=maxlength, y=He), method="glm",  method.args = list(family = "binomial"), #Add linear regression line
   ###           formula= cbind(mtdna_maxlength_He_no.na_nowhaleshark$success, mtdna_maxlength_He_no.na_nowhaleshark$failure)~x, inherit.aes=FALSE, color= "blue") +
 # ylim(0,1)+                              #create limits
  #coord_cartesian(ylim = c(0, 1)) + #add y limit
 # coord_cartesian(xlim = c(0, 700)) + #add x limit to see graph better
  #ggtitle("Max Length vs. He", subtitle = "(w/out Rhincodon typus) msat vs. mtDNA") + #add plot title
  #xlab("Max Length (cm)") + ylab("He") + #add axis labels
 # theme(                                 #specifying characteristics of the plot 
   # plot.title = element_text(size=14, face="bold"),
   # axis.title.x = element_text(color="blue", size=14, face="bold"),
   # axis.title.y = element_text(color="red", size=14, face="bold"))+
  #scale_colour_manual(values=c("skyblue2","blue")) +
  #scale_shape(solid = FALSE) 


#Fecundity Mean

final_fecunditymean_alln <- final_fecunditymean_all[!is.na(final_fecunditymean_all$n),] #exclude NA
final_fecunditymean_alln <- final_fecunditymean_alln[!(final_fecunditymean_alln$n=="25-32"),] #exclude n=25-32

final_fecunditymean_alln$success <- round(as.numeric(final_fecunditymean_alln$He)*(as.numeric(final_fecunditymean_alln$n))) #create column of successes
final_fecunditymean_alln$failure <- round(as.numeric(1-final_fecunditymean_alln$He)*(as.numeric(final_fecunditymean_alln$n))) #create column of failures

ggplot(final_fecunditymean_alln, aes(x=fecundity_mean, y=He, col=markertype, shape=markertype)) + #fecundity mean & He scatter plot
  geom_point(aes(shape=markertype, fill=NULL)) +    # Use hollow circles
  geom_smooth(data= msat_fecundity_He_no.nan , aes(x=fecundity_mean, y=He), method="glm",  method.args = list(family = "binomial"), 
              formula= cbind(msat_fecundity_He_no.nan $success, msat_fecundity_He_no.nan $failure)~x, inherit.aes = FALSE,   #Add linear regression line outline
              se=TRUE, color = "black", size = 2, fill = NA) + 
  stat_smooth(data= msat_fecundity_He_no.nan , aes(x=fecundity_mean, y=He), method="glm",  method.args = list(family = "binomial"), #Add linear regression line
              formula= cbind(msat_fecundity_He_no.nan $success, msat_fecundity_He_no.nan $failure)~x, inherit.aes = FALSE, color= "skyblue2") +
  geom_smooth(data= mtdna_fecundity_He_no.na, aes(x=fecundity_mean, y=He), method="glm",  method.args = list(family = "binomial"), 
              formula= cbind(mtdna_fecundity_He_no.na$success, mtdna_fecundity_He_no.na$failure)~x, inherit.aes=FALSE,  #Add linear regression line outline
              se=TRUE, color = "black", size = 2, fill = NA) + 
  stat_smooth(data= mtdna_fecundity_He_no.na, aes(x=fecundity_mean, y=He), method="glm",  method.args = list(family = "binomial"), #Add linear regression line
              formula= cbind(mtdna_fecundity_He_no.na$success, mtdna_fecundity_He_no.na$failure)~x, inherit.aes=FALSE, color= "blue") +
  ylim(0,1)+                              #create limits
  coord_cartesian(ylim = c(0, 1)) +
  ggtitle("Fecundity Mean vs. He", subtitle = "msat vs. mtDNA") + #add plot title
  xlab("Fecundity Mean") + ylab("He") + #add axis labels
  theme(                                 #specifying characteristics of the plot 
    plot.title = element_text(size=14, face="bold"),
    axis.title.x = element_text(color="blue", size=14, face="bold"),
    axis.title.y = element_text(color="red", size=14, face="bold"))+
  scale_colour_manual(values=c("skyblue2","blue")) +
  scale_shape(solid = FALSE) 
